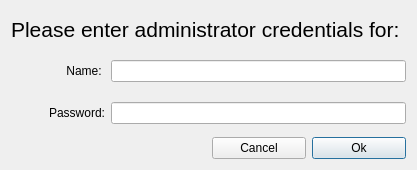
<?xml version="1.0" encoding="UTF-8"?>
<ui version="4.0">
 <class>Elevator</class>
 <widget class="QDialog" name="Elevator">
  <property name="geometry">
   <rect>
    <x>0</x>
    <y>0</y>
    <width>366</width>
    <height>170</height>
   </rect>
  </property>
  <property name="windowTitle">
   <string>Administrator Credentials Required</string>
  </property>
  <layout class="QGridLayout" name="gridLayout">
   <item row="0" column="0" colspan="4">
    <widget class="QLabel" name="label">
     <property name="sizePolicy">
      <sizepolicy hsizetype="Preferred" vsizetype="Preferred">
       <horstretch>0</horstretch>
       <verstretch>1</verstretch>
      </sizepolicy>
     </property>
     <property name="font">
      <font>
       <pointsize>16</pointsize>
      </font>
     </property>
     <property name="text">
      <string>Please enter administrator credentials for: </string>
     </property>
    </widget>
   </item>
   <item row="1" column="0">
    <widget class="QLabel" name="label_2">
     <property name="sizePolicy">
      <sizepolicy hsizetype="Preferred" vsizetype="MinimumExpanding">
       <horstretch>0</horstretch>
       <verstretch>1</verstretch>
      </sizepolicy>
     </property>
     <property name="text">
      <string>Name: </string>
     </property>
     <property name="alignment">
      <set>Qt::AlignRight|Qt::AlignTrailing|Qt::AlignVCenter</set>
     </property>
    </widget>
   </item>
   <item row="1" column="1" colspan="3">
    <widget class="QLineEdit" name="adminName">
     <property name="sizePolicy">
      <sizepolicy hsizetype="Expanding" vsizetype="Fixed">
       <horstretch>0</horstretch>
       <verstretch>0</verstretch>
      </sizepolicy>
     </property>
    </widget>
   </item>
   <item row="2" column="0">
    <widget class="QLabel" name="label_3">
     <property name="sizePolicy">
      <sizepolicy hsizetype="Preferred" vsizetype="MinimumExpanding">
       <horstretch>0</horstretch>
       <verstretch>1</verstretch>
      </sizepolicy>
     </property>
     <property name="text">
      <string>Password:</string>
     </property>
     <property name="alignment">
      <set>Qt::AlignRight|Qt::AlignTrailing|Qt::AlignVCenter</set>
     </property>
    </widget>
   </item>
   <item row="2" column="1" colspan="3">
    <widget class="QLineEdit" name="passwordLineEdit">
     <property name="sizePolicy">
      <sizepolicy hsizetype="Expanding" vsizetype="Fixed">
       <horstretch>0</horstretch>
       <verstretch>0</verstretch>
      </sizepolicy>
     </property>
     <property name="echoMode">
      <enum>QLineEdit::Password</enum>
     </property>
    </widget>
   </item>
   <item row="3" column="0" colspan="2">
    <spacer name="horizontalSpacer">
     <property name="orientation">
      <enum>Qt::Horizontal</enum>
     </property>
     <property name="sizeHint" stdset="0">
      <size>
       <width>158</width>
       <height>17</height>
      </size>
     </property>
    </spacer>
   </item>
   <item row="3" column="2">
    <widget class="QPushButton" name="cancelButton">
     <property name="sizePolicy">
      <sizepolicy hsizetype="Minimum" vsizetype="Fixed">
       <horstretch>0</horstretch>
       <verstretch>0</verstretch>
      </sizepolicy>
     </property>
     <property name="text">
      <string>Cancel</string>
     </property>
     <property name="autoDefault">
      <bool>false</bool>
     </property>
    </widget>
   </item>
   <item row="3" column="3">
    <widget class="QPushButton" name="authUserButton">
     <property name="sizePolicy">
      <sizepolicy hsizetype="Minimum" vsizetype="MinimumExpanding">
       <horstretch>0</horstretch>
       <verstretch>0</verstretch>
      </sizepolicy>
     </property>
     <property name="text">
      <string>Ok</string>
     </property>
     <property name="default">
      <bool>true</bool>
     </property>
    </widget>
   </item>
  </layout>
 </widget>
 <resources/>
 <connections/>
</ui>
